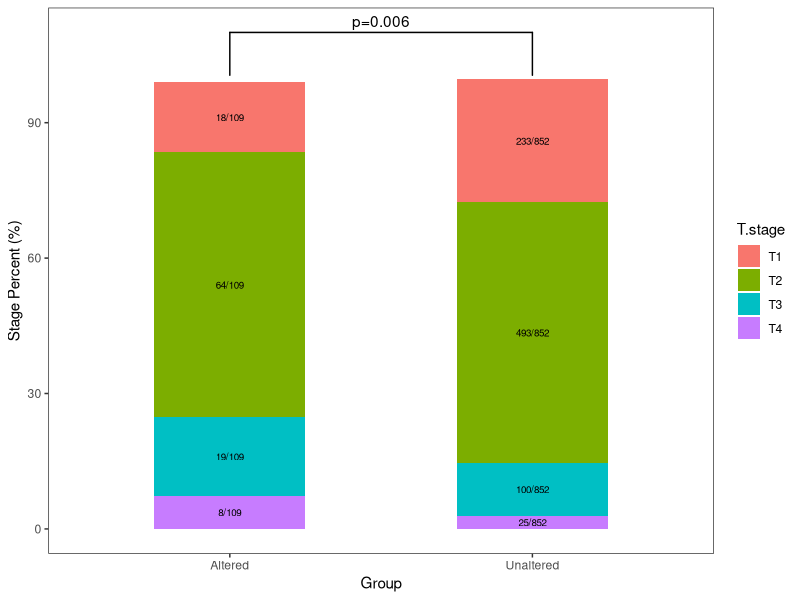

Recreate this plot in R.
perdata<- read.table("DATA.txt",header = T,sep = "\t")

library(ggplot2)
library(ggpubr)

ggplot(data=perdata, mapping=aes(x=Group,y= Percent, fill=T.stage))+ 
  geom_bar(aes(fill = T.stage), stat = "identity",width=0.5)+
  labs(x = 'Group', y = 'Stage Percent (%)') +
  theme_bw()+ theme(panel.grid.major = element_blank(),panel.grid.minor = element_blank())+
  geom_signif(y_position = 110, xmin = 1, xmax = 2, 
              annotations = "p=0.006",tip_length = 0.17)+ 
  geom_text(aes(label=Ratio),size=2.5,position=position_stack(0.5))
